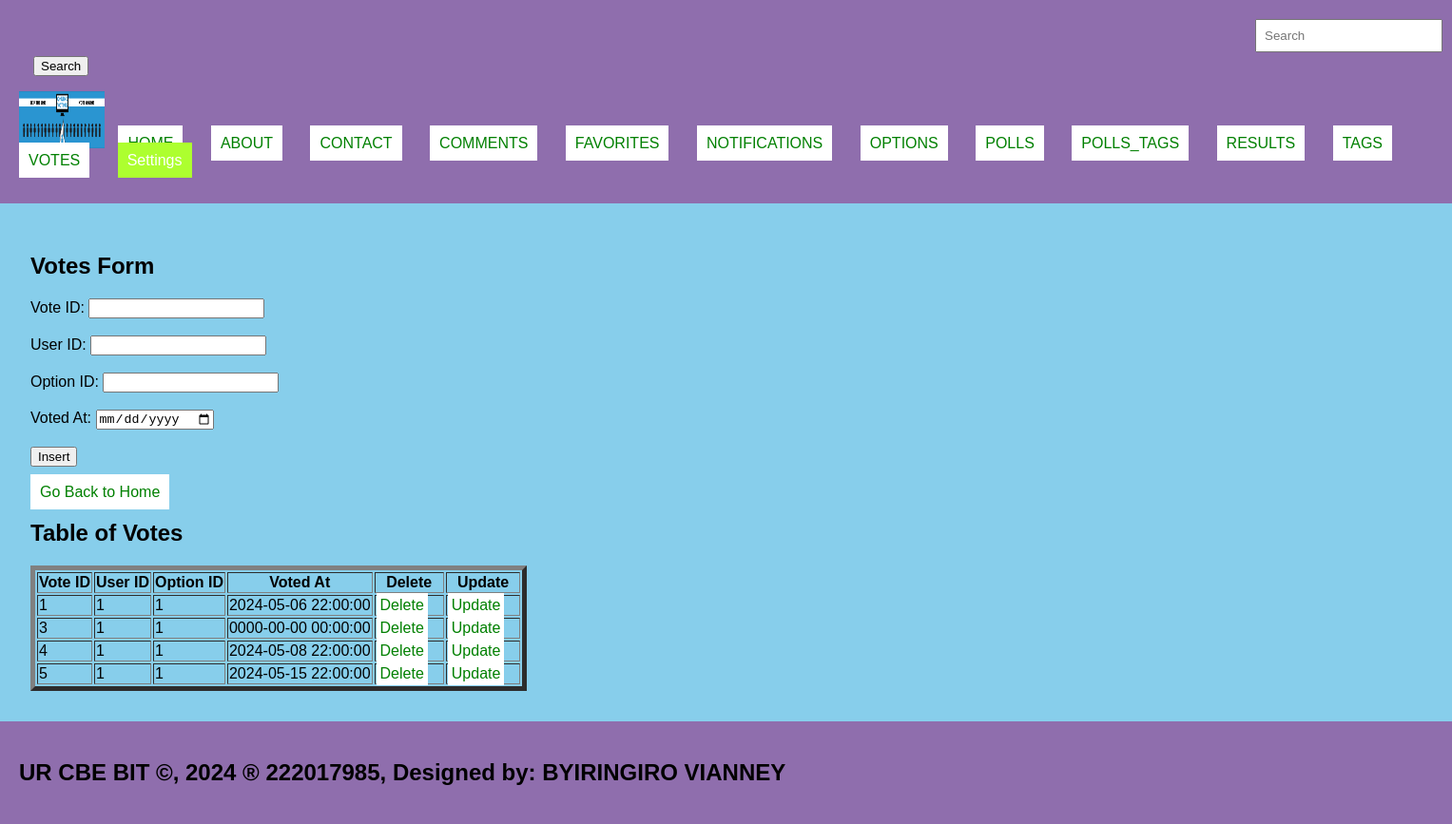
/Votes.php, run on the app's committed database.
### tables this page shows
CREATE TABLE `votes` (
  `vote_id` int(11) NOT NULL,
  `user_id` int(11) DEFAULT NULL,
  `option_id` int(11) DEFAULT NULL,
  `voted_at` timestamp NOT NULL DEFAULT current_timestamp()
);

### Votes.php (the view, shortened to what this page needs)
<!DOCTYPE html>
<html lang="en">
<head>
  <link rel="stylesheet" type="text/css" href="style.css" title="style 1" media="screen, tv, projection, handheld, print"/>
</head>
<body bgcolor="skyblue">
<header>
  <form class="d-flex" role="search" action="search.php">
    <input class="form-control me-2" type="search" placeholder="Search" aria-label="Search" name="query">
    <button class="btn btn-outline-success" type="submit">Search</button>
  </form>
  <ul style="list-style-type: none; padding: 0;">
    <li style="display: inline; margin-right: 10px;"><img src="./images/Online-Voting.png" width="90" height="60" alt="Logo"></li>
    <li style="display: inline; margin-right: 10px;"><a href="./home.html">HOME</a></li>
    <li style="display: inline; margin-right: 10px;"><a href="./about.html">ABOUT</a></li>
    <li style="display: inline; margin-right: 10px;"><a href="./contact.html">CONTACT</a></li>
    <li style="display: inline; margin-right: 10px;"><a href="./Comments.php">COMMENTS</a></li>
    <li style="display: inline; margin-right: 10px;"><a href="./Favorites.php">FAVORITES</a></li>
    <li style="display: inline; margin-right: 10px;"><a href="./Notifications.php">NOTIFICATIONS</a></li>
    <li style="display: inline; margin-right: 10px;"><a href="./Options.php">OPTIONS</a></li>
    <li style="display: inline; margin-right: 10px;"><a href="./Polls.php">POLLS</a></li>
    <li style="display: inline; margin-right: 10px;"><a href="./Polls_tags.php">POLLS_TAGS</a></li>
    <li style="display: inline; margin-right: 10px;"><a href="./Results.php">RESULTS</a></li>
    <li style="display: inline; margin-right: 10px;"><a href="./Tags.php">TAGS</a></li>
    <li style="display: inline; margin-right: 10px;"><a href="./Votes.php">VOTES</a></li>
    <li class="dropdown" style="display: inline; margin-right: 10px;">
      <a href="#" style="padding: 10px; color: white; background-color: greenyellow; text-decoration: none; margin-right: 15px;">Settings</a>
    </li>
  </ul>
</header>
<section>
  <h1>Votes Form</h1>
<form method="post" onsubmit="return confirmInsert();">
  <label for="votid">Vote ID:</label>
  <input type="number" id="votid" name="votid" required><br><br>
  <label for="userid">User ID:</label>
  <input type="number" id="userid" name="userid" required><br><br>
  <label for="optid">Option ID:</label>
  <input type="text" id="optid" name="optid" required><br><br>
  <label for="votat">Voted At:</label>
  <input type="date" id="votat" name="votat" required><br><br>
  <input type="submit" name="add" value="Insert"><br><br>
  <a href="./home.html">Go Back to Home</a>
</form>
<h2>Table of Votes</h2>
<table border="5">
  <tr>
    <th>Vote ID</th>
    <th>User ID</th>
    <th>Option ID</th>
    <th>Voted At</th>
    <th>Delete</th>
    <th>Update</th>
  </tr>
  <?php
  include "database_connection.php";
  $sql = "SELECT * FROM votes";
  $result = $connection->query($sql);
  if ($result->num_rows > 0) {
      while ($row = $result->fetch_assoc()) {
          $vote_id = $row['vote_id'];
          echo "<tr>
                  <td>" . $row['vote_id'] . "</td>
                  <td>" . $row['user_id'] . "</td>
                  <td>" . $row['option_id'] . "</td>
                  <td>" . $row['voted_at'] . "</td>
                  <td><a style='padding:4px' href='delete_Votes.php?vote_id=$vote_id'>Delete</a></td>
                  <td><a style='padding:4px' href='update_Votes.php?vote_id=$vote_id'>Update</a></td>
              </tr>";
      }
  } else {
      echo "<tr><td colspan='6'>No data found</td></tr>";
  }
  ?>
</table>
</section>
<footer>
  <marquee>
    <b><h2>UR CBE BIT &copy;, 2024 &reg; 222017985, Designed by: BYIRINGIRO VIANNEY</h2></b>
  </marquee>
</footer>
</body>
</html>

### style.css (style rules this page uses)
body { font-family: Arial, sans-serif; margin: 0; padding: 0; }
header { background-color: #8987; padding: 20px; }
footer { background-color: #8987; padding: 20px; }

### Votes.php (style rules this page uses)
a { padding: 10px; color: white; background-color: white; text-decoration: none; margin-right: 15px; }
a:link { color: green; }
button.btn { margin-left: 15px; margin-top: 4px; }
input.form-control { margin-left: 1300px; padding: 8px; }
header { background-color: #9067; padding: 20px; }
section { padding:32px; }
footer { background-color: #9067; padding: 20px; }

### data on the page
votes: vote_id "1", user "1", option "1", voted_at "2024-05-06 22:00:00"
votes: vote_id "3", user "1", option "1", voted_at "0000-00-00 00:00:00"
votes: vote_id "4", user "1", option "1", voted_at "2024-05-08 22:00:00"
votes: vote_id "5", user "1", option "1", voted_at "2024-05-15 22:00:00"
